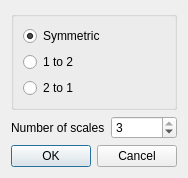
<?xml version="1.0" encoding="UTF-8"?>
<ui version="4.0">
 <class>Settings</class>
 <widget class="QDialog" name="Settings">
  <property name="geometry">
   <rect>
    <x>0</x>
    <y>0</y>
    <width>174</width>
    <height>158</height>
   </rect>
  </property>
  <property name="windowTitle">
   <string>Settings</string>
  </property>
  <layout class="QVBoxLayout" name="verticalLayout">
   <property name="sizeConstraint">
    <enum>QLayout::SetFixedSize</enum>
   </property>
   <item>
    <widget class="QGroupBox" name="groupBox">
     <property name="title">
      <string/>
     </property>
     <layout class="QVBoxLayout" name="verticalLayout_2">
      <item>
       <widget class="QRadioButton" name="radioSym">
        <property name="text">
         <string>Symmetric</string>
        </property>
        <property name="checked">
         <bool>true</bool>
        </property>
       </widget>
      </item>
      <item>
       <widget class="QRadioButton" name="radio12">
        <property name="text">
         <string>1 to 2</string>
        </property>
        <property name="checked">
         <bool>false</bool>
        </property>
       </widget>
      </item>
      <item>
       <widget class="QRadioButton" name="radio21">
        <property name="text">
         <string>2 to 1</string>
        </property>
        <property name="checked">
         <bool>false</bool>
        </property>
       </widget>
      </item>
     </layout>
    </widget>
   </item>
   <item>
    <layout class="QGridLayout" name="gridLayout">
     <item row="0" column="0">
      <widget class="QLabel" name="label">
       <property name="sizePolicy">
        <sizepolicy hsizetype="Minimum" vsizetype="Preferred">
         <horstretch>0</horstretch>
         <verstretch>0</verstretch>
        </sizepolicy>
       </property>
       <property name="text">
        <string>Number of scales</string>
       </property>
      </widget>
     </item>
     <item row="0" column="1">
      <widget class="QDoubleSpinBox" name="Scale">
       <property name="decimals">
        <number>0</number>
       </property>
       <property name="minimum">
        <double>0.000000000000000</double>
       </property>
       <property name="maximum">
        <double>3.000000000000000</double>
       </property>
       <property name="singleStep">
        <double>1.000000000000000</double>
       </property>
       <property name="value">
        <double>3.000000000000000</double>
       </property>
      </widget>
     </item>
    </layout>
   </item>
   <item>
    <widget class="QDialogButtonBox" name="buttonBox">
     <property name="orientation">
      <enum>Qt::Horizontal</enum>
     </property>
     <property name="standardButtons">
      <set>QDialogButtonBox::Cancel|QDialogButtonBox::Ok</set>
     </property>
    </widget>
   </item>
  </layout>
 </widget>
 <resources/>
 <connections>
  <connection>
   <sender>buttonBox</sender>
   <signal>accepted()</signal>
   <receiver>Settings</receiver>
   <slot>accept()</slot>
   <hints>
    <hint type="sourcelabel">
     <x>164</x>
     <y>131</y>
    </hint>
    <hint type="destinationlabel">
     <x>157</x>
     <y>140</y>
    </hint>
   </hints>
  </connection>
  <connection>
   <sender>buttonBox</sender>
   <signal>rejected()</signal>
   <receiver>Settings</receiver>
   <slot>reject()</slot>
   <hints>
    <hint type="sourcelabel">
     <x>164</x>
     <y>131</y>
    </hint>
    <hint type="destinationlabel">
     <x>173</x>
     <y>140</y>
    </hint>
   </hints>
  </connection>
 </connections>
</ui>
